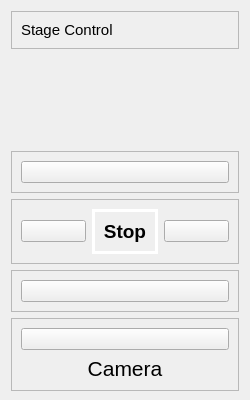
           <widget class="QWidget" name="stageControlContainer" native="true">
            <property name="minimumSize">
             <size>
              <width>250</width>
              <height>400</height>
             </size>
            </property>
            <property name="maximumSize">
             <size>
              <width>250</width>
              <height>16777215</height>
             </size>
            </property>
            <layout class="QVBoxLayout" name="verticalLayout_2">
             <property name="bottomMargin">
              <number>9</number>
             </property>
             <item>
              <widget class="QFrame" name="frame_11">
               <property name="frameShape">
                <enum>QFrame::Shape::StyledPanel</enum>
               </property>
               <property name="frameShadow">
                <enum>QFrame::Shadow::Raised</enum>
               </property>
               <layout class="QHBoxLayout" name="horizontalLayout_12">
                <item alignment="">
                 <widget class="QLabel" name="label_2">
                  <property name="font">
                   <font>
                    <pointsize>11</pointsize>
                   </font>
                  </property>
                  <property name="text">
                   <string>Stage Control</string>
                  </property>
                 </widget>
                </item>
               </layout>
              </widget>
             </item>
             <item>
              <spacer name="verticalSpacer">
               <property name="orientation">
                <enum>Qt::Orientation::Vertical</enum>
               </property>
               <property name="sizeHint" stdset="0">
                <size>
                 <width>20</width>
                 <height>40</height>
                </size>
               </property>
              </spacer>
             </item>
             <item>
              <widget class="QFrame" name="frame_9">
               <property name="sizePolicy">
                <sizepolicy hsizetype="Preferred" vsizetype="Preferred">
                 <horstretch>0</horstretch>
                 <verstretch>0</verstretch>
                </sizepolicy>
               </property>
               <property name="frameShape">
                <enum>QFrame::Shape::StyledPanel</enum>
               </property>
               <property name="frameShadow">
                <enum>QFrame::Shadow::Raised</enum>
               </property>
               <layout class="QVBoxLayout" name="verticalLayout_4">
                <item alignment="">
                 <widget class="QPushButton" name="upArrow">
                  <property name="text">
                   <string/>
                  </property>
                  <property name="icon">
                   <iconset>
                    <normaloff>:/icons/Icons/arrow-up-circle.svg</normaloff>:/icons/Icons/arrow-up-circle.svg</iconset>
                  </property>
                  <property name="iconSize">
                   <size>
                    <width>48</width>
                    <height>48</height>
                   </size>
                  </property>
                 </widget>
                </item>
               </layout>
              </widget>
             </item>
             <item>
              <widget class="QFrame" name="frame_10">
               <property name="frameShape">
                <enum>QFrame::Shape::StyledPanel</enum>
               </property>
               <property name="frameShadow">
                <enum>QFrame::Shadow::Raised</enum>
               </property>
               <layout class="QHBoxLayout" name="horizontalLayout_9">
                <item alignment="">
                 <widget class="QPushButton" name="leftArrow">
                  <property name="text">
                   <string/>
                  </property>
                  <property name="icon">
                   <iconset>
                    <normaloff>:/icons/Icons/arrow-left-circle.svg</normaloff>:/icons/Icons/arrow-left-circle.svg</iconset>
                  </property>
                  <property name="iconSize">
                   <size>
                    <width>48</width>
                    <height>48</height>
                   </size>
                  </property>
                 </widget>
                </item>
                <item>
                 <widget class="QPushButton" name="stage_stop_button">
                  <property name="enabled">
                   <bool>true</bool>
                  </property>
                  <property name="font">
                   <font>
                    <pointsize>14</pointsize>
                    <bold>true</bold>
                   </font>
                  </property>
                  <property name="styleSheet">
                   <string notr="true">border: 3px solid #ffffff;  /* Border color */
background-color: transparent;
padding: 8px;</string>
                  </property>
                  <property name="text">
                   <string>Stop</string>
                  </property>
                 </widget>
                </item>
                <item alignment="">
                 <widget class="QPushButton" name="rightArrow">
                  <property name="text">
                   <string/>
                  </property>
                  <property name="icon">
                   <iconset>
                    <normaloff>:/icons/Icons/arrow-right-circle.svg</normaloff>:/icons/Icons/arrow-right-circle.svg</iconset>
                  </property>
                  <property name="iconSize">
                   <size>
                    <width>48</width>
                    <height>48</height>
                   </size>
                  </property>
                 </widget>
                </item>
               </layout>
              </widget>
             </item>
             <item>
              <widget class="QFrame" name="frame_8">
               <property name="frameShape">
                <enum>QFrame::Shape::StyledPanel</enum>
               </property>
               <property name="frameShadow">
                <enum>QFrame::Shadow::Raised</enum>
               </property>
               <layout class="QHBoxLayout" name="horizontalLayout_10">
                <item alignment="">
                 <widget class="QPushButton" name="downArrow">
                  <property name="text">
                   <string/>
                  </property>
                  <property name="icon">
                   <iconset>
                    <normaloff>:/icons/Icons/arrow-down-circle.svg</normaloff>:/icons/Icons/arrow-down-circle.svg</iconset>
                  </property>
                  <property name="iconSize">
                   <size>
                    <width>48</width>
                    <height>48</height>
                   </size>
                  </property>
                 </widget>
                </item>
               </layout>
              </widget>
             </item>
             <item>
              <widget class="QFrame" name="frame_4">
               <property name="frameShape">
                <enum>QFrame::Shape::StyledPanel</enum>
               </property>
               <property name="frameShadow">
                <enum>QFrame::Shadow::Raised</enum>
               </property>
               <layout class="QVBoxLayout" name="verticalLayout_3">
                <property name="spacing">
                 <number>6</number>
                </property>
                <property name="leftMargin">
                 <number>9</number>
                </property>
                <property name="topMargin">
                 <number>9</number>
                </property>
                <property name="rightMargin">
                 <number>9</number>
                </property>
                <property name="bottomMargin">
                 <number>9</number>
                </property>
                <item>
                 <widget class="QPushButton" name="cameraButton">
                  <property name="toolTip">
                   <string>Camera</string>
                  </property>
                  <property name="text">
                   <string/>
                  </property>
                  <property name="icon">
                   <iconset>
                    <normaloff>:/icons/Icons/camera.svg</normaloff>:/icons/Icons/camera.svg</iconset>
                  </property>
                  <property name="iconSize">
                   <size>
                    <width>48</width>
                    <height>48</height>
                   </size>
                  </property>
                 </widget>
                </item>
                <item>
                 <widget class="QLabel" name="cameraLabel">
                  <property name="font">
                   <font>
                    <pointsize>16</pointsize>
                    <bold>false</bold>
                   </font>
                  </property>
                  <property name="text">
                   <string>Camera</string>
                  </property>
                  <property name="alignment">
                   <set>Qt::AlignmentFlag::AlignHCenter|Qt::AlignmentFlag::AlignTop</set>
                  </property>
                 </widget>
                </item>
               </layout>
              </widget>
             </item>
            </layout>
           </widget>
